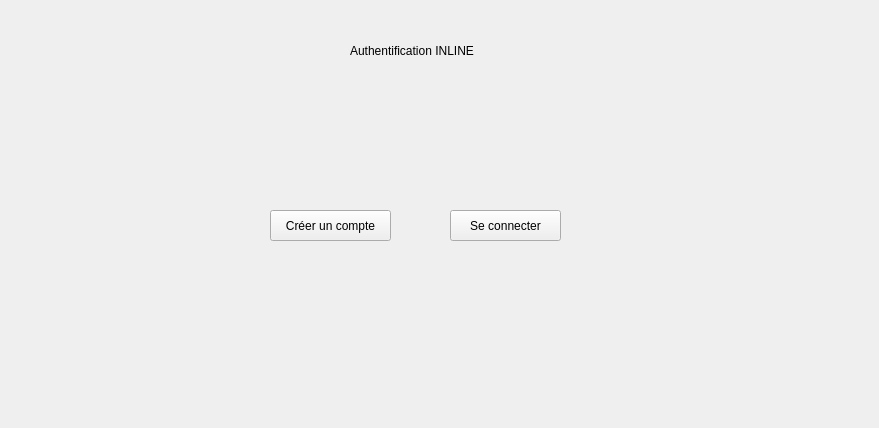
<?xml version="1.0" encoding="UTF-8"?>
<ui version="4.0">
 <class>Form</class>
 <widget class="QWidget" name="Form">
  <property name="geometry">
   <rect>
    <x>0</x>
    <y>0</y>
    <width>879</width>
    <height>428</height>
   </rect>
  </property>
  <property name="windowTitle">
   <string>Form</string>
  </property>
  <widget class="QLabel" name="authLabel">
   <property name="geometry">
    <rect>
     <x>350</x>
     <y>20</y>
     <width>161</width>
     <height>61</height>
    </rect>
   </property>
   <property name="text">
    <string>Authentification INLINE</string>
   </property>
  </widget>
  <widget class="QPushButton" name="signUpButton">
   <property name="geometry">
    <rect>
     <x>270</x>
     <y>210</y>
     <width>121</width>
     <height>31</height>
    </rect>
   </property>
   <property name="text">
    <string>Créer un compte</string>
   </property>
  </widget>
  <widget class="QPushButton" name="logInButton">
   <property name="geometry">
    <rect>
     <x>450</x>
     <y>210</y>
     <width>111</width>
     <height>31</height>
    </rect>
   </property>
   <property name="text">
    <string>Se connecter</string>
   </property>
  </widget>
 </widget>
 <resources/>
 <connections/>
</ui>
